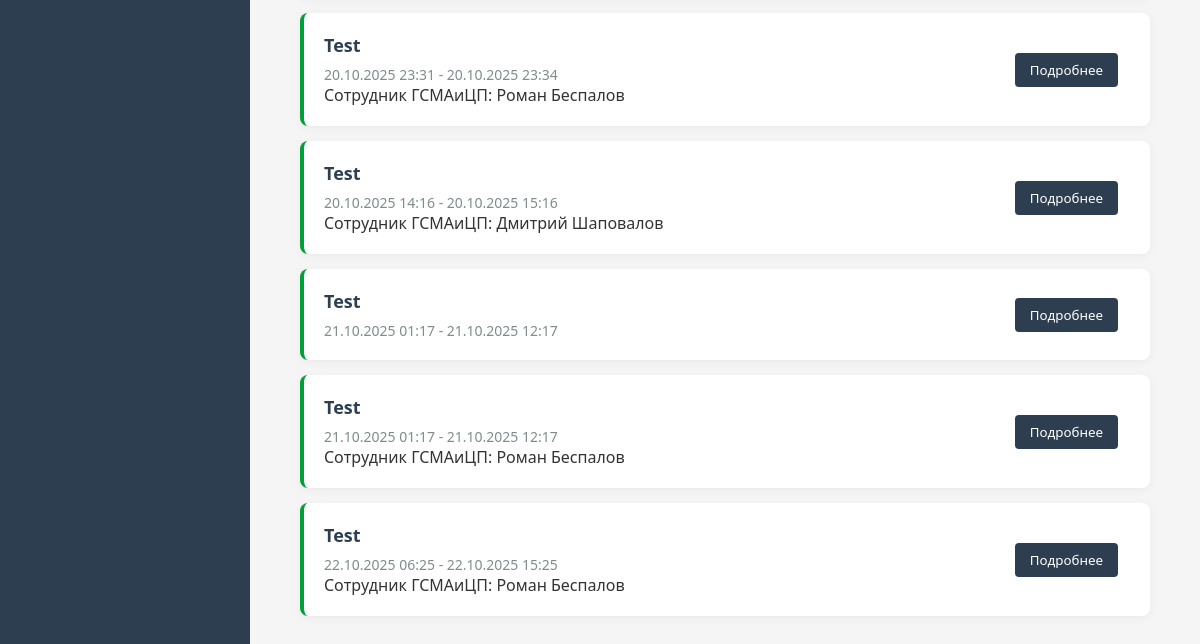
/downtime/history/ (signed in, lower part), run on an earlier commit of the app's database.
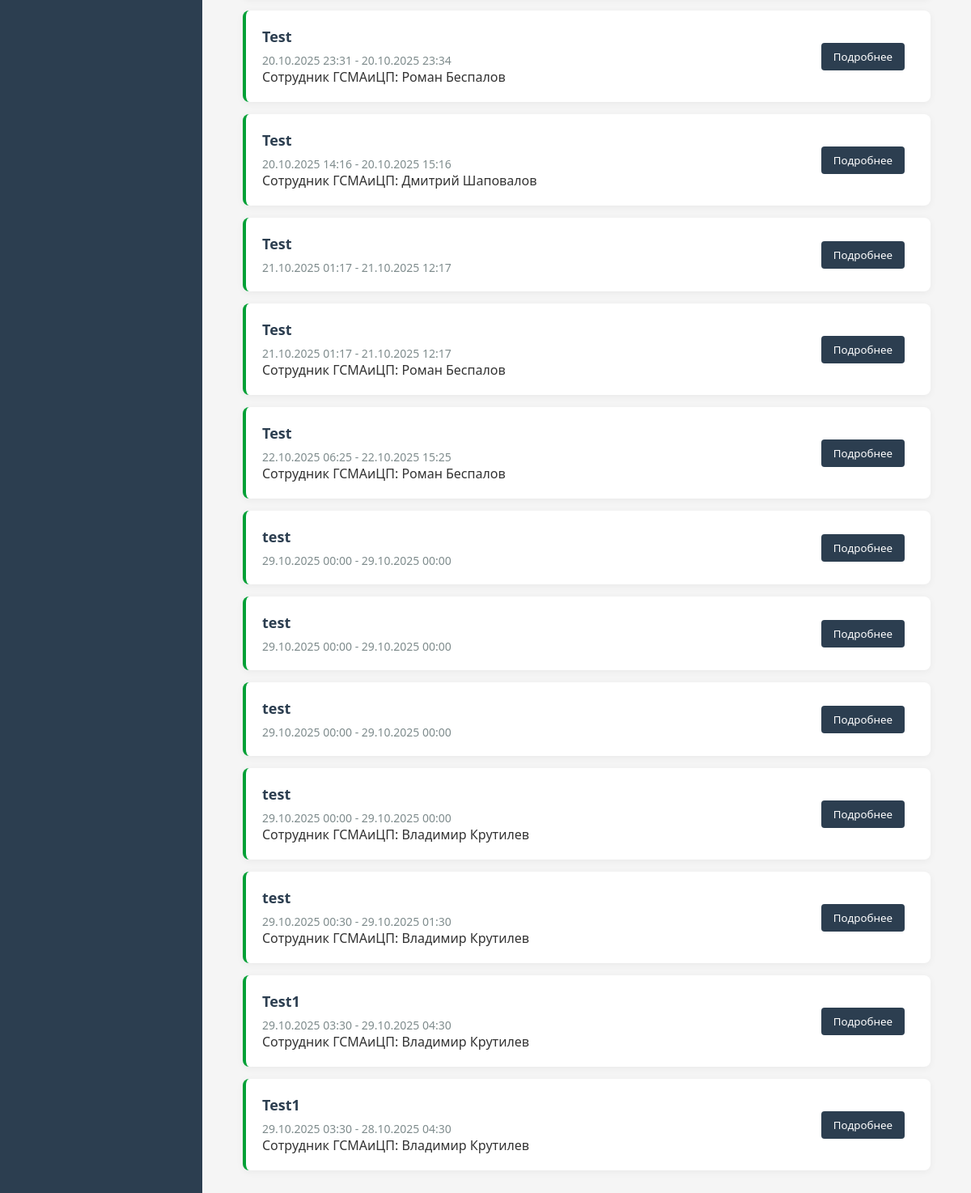
And on a later commit of the database.
### downtimes/models.py (models this page shows, shortened)
class Downtime(models.Model):
    service = models.CharField("Сервис", max_length=50)
    start_downtime = models.DateTimeField(
        "Дата и время начала работ",
        validators=(check_date,)
    )
    end_downtime = models.DateTimeField(
        "Дата и время окончания работ",
        validators=(check_date,)
    )
    gsma_employee = models.ForeignKey(
        User,
        on_delete=models.SET_NULL,
        null=True,
        related_name="downtimes",
        verbose_name="Сотрудник от ГСМАиЦП"
    )
    link_task = models.URLField("Ссылка на задачу", max_length=150)
    description = models.TextField("Описание")
    created_at = models.DateTimeField(
        "Дата создания записи",
        auto_now_add=True
    )
    class Meta:
        verbose_name = "Проведение работ на сервисе"
        verbose_name_plural = "Проведение работ на сервисе"
        constraints = [
            models.UniqueConstraint(
                fields=[
                    "gsma_employee",
                    "service",
                    "start_downtime",
                    "end_downtime"
                ],
                name='unique_downtime'
            )
        ]

### users/models.py (models this page shows, shortened)
class User(AbstractUser):
    email = models.EmailField("Email", unique=True)
    job_title = models.CharField("Должность", max_length=100)
    personnel_number = models.CharField(
        "Табельный номер",
        max_length=20,
        unique=True
    )
    group_job = models.ManyToManyField(
        "GroupJob",
        verbose_name="Группа сотрудника",
        related_name="users"
    )
    is_main = models.BooleanField("Босс этой качалки", default=False)
    USERNAME_FIELD = "username"
    REQUIRED_FIELDS = []
    objects = CustomUserManager()

### downtimes/views.py (the view)
# urls.py: path("history/", views.history_downtimes, name="history_downtime")
@login_required
def history_downtimes(request):
    downtimes = Downtime.objects.filter(start_downtime__lt=timezone.now())
    context = {"downtimes": downtimes}
    return render(request, "downtime/history_downtime.html", context)

### templates/downtime/history_downtime.html (shortened to what this page needs)
{% extends "base.html" %}
{% load static %}
{% block content %}
<div class="downtimes-container">
    <div class="downtimes-list">
        {% for downtime in downtimes %}
        <div class="downtime-history-card">
            <div class="downtime-info">
                <div class="downtime-service">
                    {{ downtime.service }}
                </div>
                <div class="downtime-period">
                    {{ downtime.start_downtime|date:"d.m.Y H:i" }} - {{ downtime.end_downtime|date:"d.m.Y H:i" }}
                </div>
                {% if downtime.gsma_employee %}
                <div class="downtime-employee">
                    Сотрудник ГСМАиЦП: {{ downtime.gsma_employee.get_full_name|default:downtime.gsma_employee.username }}
                </div>
                {% endif %}
            </div>
            <div class="downtime-status">
                <a href="{% url 'downtimes:downtime_detail' downtime.id %}?from_history=true">
                    <button class="profile-btn">Подробнее</button>
                </a>
            </div>
        </div>
        {% endfor %}
    </div>
</div>
{% endblock %}

### templates/base.html (shortened to what this page needs)
{% load static %}
<!DOCTYPE html>
<html lang="ru">
<head>
    <link rel="stylesheet" href="{% static 'css/main.css' %}">
    <link rel="stylesheet" href="{% static 'css/sidebar.css' %}">
    <link rel="stylesheet" href="{% static 'css/header.css' %}">
    <link rel="stylesheet" href="{% static 'css/sections.css' %}">
    <link rel="stylesheet" href="{% static 'css/groups_detail.css' %}">
    <link rel="stylesheet" href="{% static 'css/profile.css' %}">
    <link rel="stylesheet" href="{% static 'css/downtime.css' %}">
</head>
<body>
    <aside class="sidebar">
        {% with request.resolver_match.view_name as view_name %}
        <ul class="nav-links">
        </ul>
        {% endwith %}
    </aside>
    <main class="main-content">
        <section class="content" id="content">
            {% block content %}{% endblock %}
        </section>
    </main>
</body>
</html>

### static/css/main.css (style rules this page uses)
* { margin: 0; padding: 0; box-sizing: border-box; font-family: 'Segoe UI', Tahoma, Geneva, Verdana, sans-serif; }
body { display: flex; min-height: 100vh; background-color: #f5f5f5; color: #333; }
.main-content { flex-grow: 1; display: flex; flex-direction: column; }
.content { padding: 30px; flex-grow: 1; }

### static/css/sidebar.css (style rules this page uses)
.sidebar { width: 250px; background-color: #2c3e50; color: white; padding: 20px 0; display: flex; flex-direction: column; }
.nav-links { list-style: none; flex-grow: 1; }

### static/css/groups_detail.css (style rules this page uses)
.profile-btn { background-color: #2c3e50; color: white; border: none; padding: 8px 15px; border-radius: 4px; cursor: pointer; transition: background-color 0.3s; }

### static/css/downtime.css (style rules this page uses)
.downtimes-container { max-width: 1200px; margin: 0 auto; padding: 20px; }
.downtimes-list { display: flex; flex-direction: column; gap: 15px; }
.downtime-history-card { background-color: white; border-radius: 8px; padding: 20px; box-shadow: 0 2px 10px rgba(0, 0, 0, 0.05); display: flex; justify-content: space-between; align-items: center; transition: transform 0.2s, box-shadow 0.2s; border-left: 4px solid #01a036; }
.downtime-info { flex-grow: 1; }
.downtime-service { font-size: 18px; font-weight: 600; color: #2c3e50; margin-bottom: 8px; }
.downtime-period { color: #7f8c8d; font-size: 14px; }
.downtime-status { display: inline-block; padding: 4px 12px; border-radius: 12px; font-size: 12px; font-weight: 500; margin-left: 15px; }

What changed in the data, as far as the page shows it:
added Downtime: service "test", start_downtime "29.10.2025 00:00", end_downtime "29.10.2025 00:00"
added Downtime: service "test", start_downtime "29.10.2025 00:00", end_downtime "29.10.2025 00:00"
added Downtime: service "test", start_downtime "29.10.2025 00:00", end_downtime "29.10.2025 00:00"
added Downtime: service "test", start_downtime "29.10.2025 00:00", end_downtime "29.10.2025 00:00", gsma_employee.get_full_name "Владимир Крутилев"
added Downtime: service "test", start_downtime "29.10.2025 00:30", end_downtime "29.10.2025 01:30", gsma_employee.get_full_name "Владимир Крутилев"
added Downtime: service "Test1", start_downtime "29.10.2025 03:30", end_downtime "29.10.2025 04:30", gsma_employee.get_full_name "Владимир Крутилев"
added Downtime: service "Test1", start_downtime "29.10.2025 03:30", end_downtime "28.10.2025 04:30", gsma_employee.get_full_name "Владимир Крутилев"
